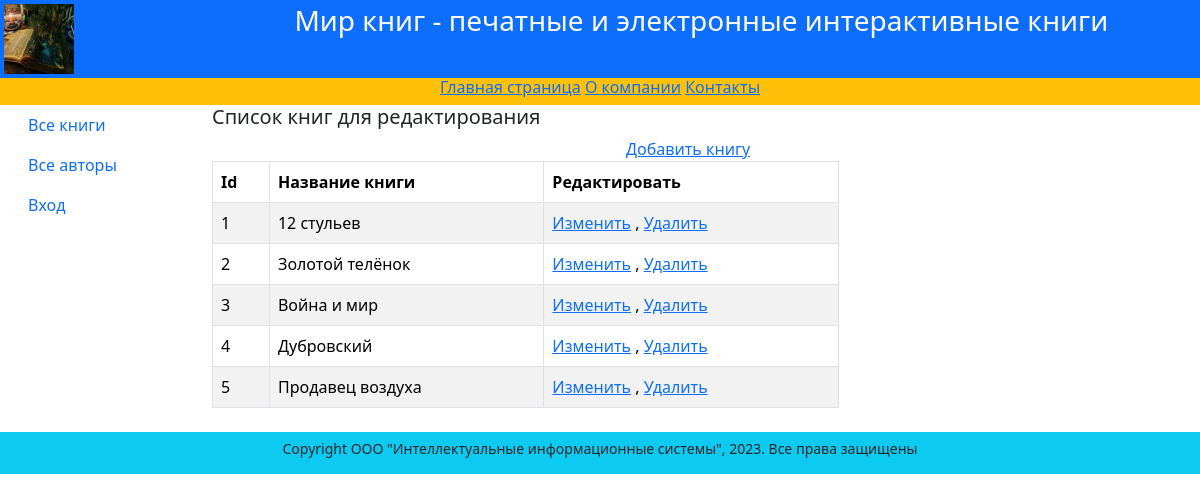
The app's page /edit_books/ with its own data.
### catalog/models.py (models this page shows, shortened)
class Book(models.Model):
    title = models.CharField(max_length=200,
        help_text="Введите название книги",
        verbose_name="Название книги")
    genre = models.ForeignKey('Genre',
        on_delete=models.CASCADE,
        help_text=" Выберите жанр для книги",
        verbose_name="Жанр книги", null=True)
    language = models.ForeignKey('Language',
        on_delete=models.CASCADE,
        help_text="Выберите язык книги",
        verbose_name="Язык книги", null=True)
    publisher = models.ForeignKey('Publisher',
        on_delete=models.CASCADE,
        help_text="Выберите издательство",
        verbose_name="Издательство", null=True)
    year = models.CharField(max_length=4,
        help_text="Введите год издания",
        verbose_name="Год издания")
    author = models.ManyToManyField('Author',
        help_text="Выберите автора (авторов) книги",
        verbose_name="Автор (авторы) книги")
    summary = models.TextField(max_length=1000,
        help_text="Введите краткое описание книги",
        verbose_name="Аннотация книги")
    isbn = models.CharField(max_length=13,
        help_text="Должно содержать 13 символов",
        verbose_name="ISBN книги")
    price = models.DecimalField(decimal_places=2, max_digits=7,
        help_text="Введите цену книги",
        verbose_name="Цена (руб.)")
    photo = models.ImageField(upload_to='images',
        help_text="Введите изображение обложки",
        verbose_name="Изображение обложки")
    def display_author(self):
        return ', '.join([author.last_name for author in self.author.all()])
    display_author.short_description = 'Авторы'

### catalog/views.py (the view)
# urls.py: path('edit_books/', views.edit_books, name='edit_books'),
def edit_books(request):
    book = Book.objects.all()
    context = {'book': book}
    return render(request, "catalog/edit_books.html", context)

### templates/catalog/edit_books.html (shortened to what this page needs)
{% extends "catalog/base.html" %}
{% block content %}
<div class="row text-start lh-2">
     <h5>Список книг для редактирования</h5>
</div>
    <div class="row">
        <a href="{% url 'book_create' %}">Добавить книгу</a>
    <div class="col-8 ">
    <table class="table table-striped table-bordered text-start">
        <thead>
            <tr>
                <th>Id</th>
                <th>Название книги</th>
                <th>Редактировать</th>
            </tr>
        </thead>
       <tbody>
       {% if book %}
         {% for book in book.all %}
           <tr>
              <td>{{book.id}}</td>
              <td>{{book.title}}</td>
              <td><a href="/book/update/{{book.id}}">Изменить</a> ,
                  <a href="/book/delete/{{book.id}}">Удалить</a></td>
           </tr>
         {% endfor %}
       {% else %}
         <p> В базе данных нет книг</p>
       {% endif %}
    </table>
    </div>
    <div class="col-2"></div>
    </div>
{% endblock %}

### records on screen
Book: id "1", title "12 стульев"
Book: id "2", title "Золотой телёнок"
Book: id "3", title "Война и мир"
Book: id "4", title "Дубровский"
Book: id "5", title "Продавец воздуха"
